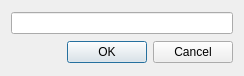
<?xml version="1.0" encoding="UTF-8"?>
<ui version="4.0">
 <class>addManufacturer_dialog</class>
 <widget class="QWidget" name="addManufacturer_dialog">
  <property name="geometry">
   <rect>
    <x>0</x>
    <y>0</y>
    <width>244</width>
    <height>76</height>
   </rect>
  </property>
  <property name="windowTitle">
   <string>Form</string>
  </property>
  <layout class="QVBoxLayout" name="verticalLayout">
   <item>
    <widget class="QLineEdit" name="manufacturerName_lineEdit"/>
   </item>
   <item>
    <widget class="QDialogButtonBox" name="buttonBox">
     <property name="standardButtons">
      <set>QDialogButtonBox::StandardButton::Cancel|QDialogButtonBox::StandardButton::Ok</set>
     </property>
    </widget>
   </item>
  </layout>
 </widget>
 <resources/>
 <connections/>
</ui>
